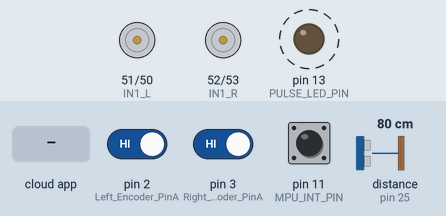
Simulated run of this sketch. Board: Arduino Mega 2560, built with avr-gcc and run on an emulated ATmega2560. Shown: motor-driver pin pairs drawn as motors (green arrow = first pin HIGH = forward, orange = second pin HIGH = backward, longer = more drive, scaled by the enable pin), output pins drawn as LEDs (lit = HIGH). Wiring (inferred from the names in the program): ultrasonic range finder: trigger pin 24; echo pin 25. Dashed ring = blinking. The inputs (shaded band) are chosen by the test bench; at power-on: pin 2 (Left_Encoder_PinA) HIGH, pin 3 (Right_Encoder_PinA) HIGH, pin 11 (MPU_INT_PIN) HIGH, distance to the obstacle (sensor on pin 25) 80 cm. The echo pulse lasts 58.3 µs per cm; the ROS host is connected and sends only what is stated; pins used as bus, display or sensor lines are not drawn.

Above: at 1.7 s.
1.8 s: the phone or cloud app sets linear.x to -100
At 2.8 s:
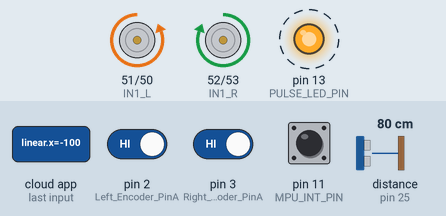
4.8 s: the phone or cloud app sets linear.x to 100
At 6.8 s:
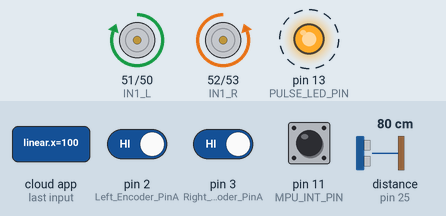
7.8 s: the phone or cloud app sets linear.x to 0
At 8.8 s:
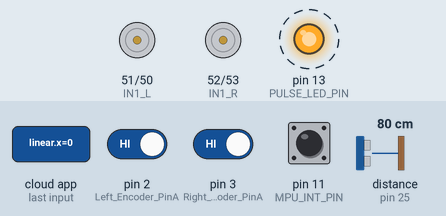
10.8 s: the phone or cloud app sets angular.z to -100
At 12.8 s:
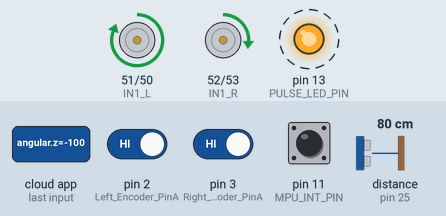
13.8 s: the phone or cloud app sets angular.z to 100
At 14.8 s:
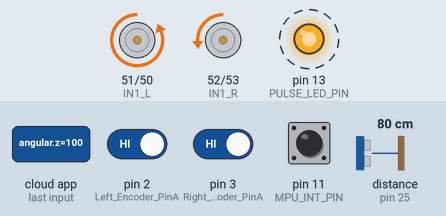
16.8 s: the phone or cloud app sets linear.x to -100
At 18.8 s:
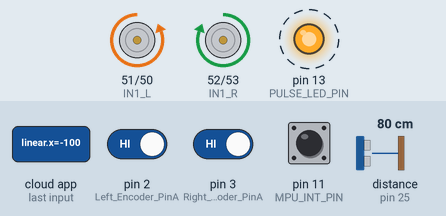
Timing chart, 0 to 20.8 s (numbered marks = the images above; inputs shaded):
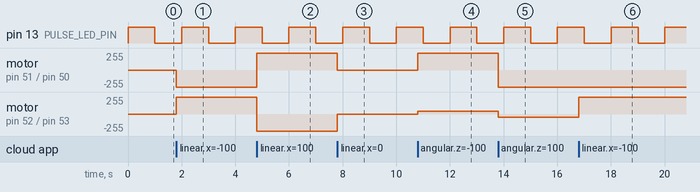

The sketch:

rospibot1_v0_6.ino
```cpp
// rospibot 0.6
// done: tf broadcaster

#include <ArduinoHardware.h>
#include <ros.h>
#include <ros/time.h>
#include <std_msgs/Int16.h>
#include <std_msgs/Int32.h>
#include <std_msgs/Float32.h>
#include <geometry_msgs/Twist.h>
#include <tf/transform_broadcaster.h>

ros::NodeHandle nh;

// timeframe publisher timer
#define TF_PUBLISHER_DELAY 50
unsigned long tf_publisher_timer;

// internal led config
#define PULSE_LED_PIN LED_BUILTIN
#define PULSE_LED_DELAY 1000
unsigned long pulseLedTimer;
boolean pulseLedStatus;

// ultrasound config
#define trigPin 24
#define echoPin 25

// ultrasounds publisher timer
#define ULTRASOUND_PUBLISHER_DELAY 30
unsigned long ultrasound_publisher_timer;

// motor control config
#define EN_L 6
#define IN1_L 51
#define IN2_L 50

#define EN_R 7
#define IN1_R 52
#define IN2_R 53

// wheel encoders config
// Left encoder
#define Left_Encoder_PinA 2
#define Left_Encoder_PinB 22
volatile long Left_Encoder_Ticks = 0;
volatile bool LeftEncoderBSet;
// Right Encoder
#define Right_Encoder_PinA 3
#define Right_Encoder_PinB 23
volatile long Right_Encoder_Ticks = 0;
volatile bool RightEncoderBSet;

// wheel encoders publisher timer
#define ENCODERS_PUBLISHER_DELAY 50
unsigned long encoder_publisher_timer;

// wheel speed
double w_r=0, w_l=0;

//wheel_rad is the wheel radius ,wheel_sep is
double wheel_rad = 0.0325, wheel_sep = 0.295;
//int lowSpeed = 200;
//int highSpeed = 50;
double speed_ang=0, speed_lin=0;

//Make a pin into an interrupt
#include <PinChangeInterrupt.h>

//Library to communicate with I2C devices
#include "Wire.h"
//I2C communication library for MPU6050
#include "I2Cdev.h"
//MPU6050 interfacing library
#include "MPU6050_6Axis_MotionApps20.h"
//Processing incoming serial data

//Creating MPU6050 Object
MPU6050 accelgyro(0x68);
#define OUTPUT_READABLE_QUATERNION
#define MPU_INT_PIN 11
#define MPU_PUBLISHER_DELAY 20
unsigned long mpu_publisher_timer;
bool dmpReady = false;
uint8_t mpuIntStatus;
uint8_t devStatus;
uint16_t packetSize;
uint16_t fifoCount;
uint8_t fifoBuffer[64];

//orientation/motion vars
Quaternion q;
VectorInt16 aa;
VectorInt16 aaReal;
VectorInt16 aaWorld;
VectorFloat gravity;

float euler[3];
float ypr[3];

// ISR
volatile bool mpuInterrupt = false;
void dmpDataReady() { mpuInterrupt = true;}

//
// publishers and subscribers
//

// ultrasound publishers
std_msgs::Int16 ultrasound_msg1;
ros::Publisher ultrasound_rospub1("us1", &ultrasound_msg1);

// wheel encoders publishers
std_msgs::Int32 encoder_msg1;
ros::Publisher encoder_rospub1("encl", &encoder_msg1);

std_msgs::Int32 encoder_msg2;
ros::Publisher encoder_rospub2("encr", &encoder_msg2);

// imu publishers
std_msgs::Float32 imu_msg1;
ros::Publisher imu_rospub1("imu1", &imu_msg1);

std_msgs::Float32 imu_msg2;
ros::Publisher imu_rospub2("imu2", &imu_msg2);

std_msgs::Float32 imu_msg3;
ros::Publisher imu_rospub3("imu3", &imu_msg3);

#ifdef OUTPUT_READABLE_QUATERNION
  std_msgs::Float32 imu_msg4;
  ros::Publisher imu_rospub4("imu4", &imu_msg4);
#endif

// transforms at current time publishers
geometry_msgs::TransformStamped t;
tf::TransformBroadcaster broadcaster;

char base_link[] = "/base_link";
char odom[] = "/odom";

// motors control subscribers
void messageCb( const geometry_msgs::Twist& msg){
  speed_ang = msg.angular.z;
  speed_lin = msg.linear.x;
  w_r = (speed_lin/wheel_rad) + ((speed_ang*wheel_sep)/(2.0*wheel_rad));
  w_l = (speed_lin/wheel_rad) - ((speed_ang*wheel_sep)/(2.0*wheel_rad));
}
ros::Subscriber<geometry_msgs::Twist> vel_rossub1("cmd_vel", &messageCb );

// function declarations
void Setup_Motors();
void Setup_Encoders();
void Setup_Ultrasound();
void Setup_MPU6050();
void Update_Encoders();
void Update_Ultrasound();
void Update_MPU6050();
void Motor_Left(int Pulse_Width1);
void Motor_Right(int Pulse_Width2);
void do_Left_Encoder();
void do_Right_Encoder();

//
// main functions
//

void setup() {

  // join I2C bus (I2Cdev library doesn't do this automatically)
  #if I2CDEV_IMPLEMENTATION == I2CDEV_ARDUINO_WIRE
    Wire.begin();
    Wire.setClock(400000); // 400kHz I2C clock. Comment this line if having compilation difficulties
  #elif I2CDEV_IMPLEMENTATION == I2CDEV_BUILTIN_FASTWIRE
    Fastwire::setup(400, true);
  #endif

  // setup internal led to pulse
  pinMode(PULSE_LED_PIN, OUTPUT);
  digitalWrite(PULSE_LED_PIN, HIGH);
  pulseLedStatus = true;
  pulseLedTimer = millis() + PULSE_LED_DELAY;

  Setup_Motors();
  Setup_Encoders();
  Setup_Ultrasound();
  Setup_MPU6050();

  // ros init and brodcaster init for tf
  nh.initNode();
  broadcaster.init(nh);

  // topic registration
  nh.subscribe(vel_rossub1);
  nh.advertise(encoder_rospub1);
  nh.advertise(encoder_rospub2);
  nh.advertise(ultrasound_rospub1);
  nh.advertise(imu_rospub1);
  nh.advertise(imu_rospub2);
  nh.advertise(imu_rospub3);
  #ifdef OUTPUT_READABLE_QUATERNION
    nh.advertise(imu_rospub4);
  #endif

  // ros publisher timers
  encoder_publisher_timer = millis() + ENCODERS_PUBLISHER_DELAY;
  ultrasound_publisher_timer = millis() + ULTRASOUND_PUBLISHER_DELAY;
  mpu_publisher_timer = millis() + MPU_PUBLISHER_DELAY;
  tf_publisher_timer = millis() + TF_PUBLISHER_DELAY;
}

void loop() {

  // imu statuscheck
  if (!dmpReady) return;

  Motor_Left(w_l*10);
  Motor_Right(w_r*10);

  Update_Encoders();
  Update_Ultrasound();
  Update_MPU6050();

  // update transform at current time
  if(millis() >= tf_publisher_timer) {
    tf_publisher_timer = millis() + TF_PUBLISHER_DELAY;
    // do
    t.header.frame_id = odom;
    t.child_frame_id = base_link;
    t.transform.translation.x = 1.0;
    t.transform.rotation.x = 0.0;
    t.transform.rotation.y = 0.0;
    t.transform.rotation.z = 0.0;
    t.transform.rotation.w = 1.0;
    t.header.stamp = nh.now();
    broadcaster.sendTransform(t);
  }

  nh.spinOnce();

  // pulse internal led to assure running state
  if(millis() >= pulseLedTimer)  {
    pulseLedTimer = millis() + PULSE_LED_DELAY;
    // do
    pulseLedStatus = !pulseLedStatus;
    digitalWrite(PULSE_LED_PIN, pulseLedStatus);
  }
}

//
// setup functions
//

void Setup_Motors() {
  pinMode(EN_L, OUTPUT);
  pinMode(EN_R, OUTPUT);
  pinMode(IN1_L, OUTPUT);
  pinMode(IN2_L, OUTPUT);
  pinMode(IN1_R, OUTPUT);
  pinMode(IN2_R, OUTPUT);
  digitalWrite(EN_L, LOW);
  digitalWrite(EN_R, LOW);
  digitalWrite(IN1_L, LOW);
  digitalWrite(IN2_L, LOW);
  digitalWrite(IN1_R, LOW);
  digitalWrite(IN2_R, LOW);
}

void Setup_Encoders() {
  // Quadrature encoders
  // Left encoder
  pinMode(Left_Encoder_PinA, INPUT);      // sets pin A as input
  pinMode(Left_Encoder_PinB, INPUT);      // sets pin B as input
  //Attaching interrupt in Left_Enc_PinA.
  attachInterrupt(digitalPinToInterrupt(Left_Encoder_PinA), do_Left_Encoder, RISING);

  // Right encoder
  pinMode(Right_Encoder_PinA, INPUT);      // sets pin A as input
  pinMode(Right_Encoder_PinB, INPUT);      // sets pin B as input
  //Attaching interrupt in Right_Enc_PinA.
  attachInterrupt(digitalPinToInterrupt(Right_Encoder_PinA), do_Right_Encoder, RISING);
}

void Setup_Ultrasound() {
  pinMode(trigPin, OUTPUT); // marking pins to be read and write
  pinMode(echoPin, INPUT);
}

void Setup_MPU6050() {

  //Serial.println("Initializing I2C devices...");
  accelgyro.initialize();

  // verify connection
  //Serial.println("Testing device connections...");
  //Serial.println(accelgyro.testConnection() ? "MPU6050 connection successful" : "MPU6050 connection failed");

  //Initialize DMP in MPU 6050
  //Setup_MPU6050_DMP();
   //DMP Initialization

   devStatus = accelgyro.dmpInitialize();

   accelgyro.setXGyroOffset(220);
   accelgyro.setXGyroOffset(76);
   accelgyro.setXGyroOffset(-85);
   accelgyro.setXGyroOffset(1788);


   if(devStatus == 0){

    accelgyro.setDMPEnabled(true);

    pinMode(MPU_INT_PIN,INPUT_PULLUP);
    attachPinChangeInterrupt(digitalPinToPinChangeInterrupt(MPU_INT_PIN), dmpDataReady, RISING);

    mpuIntStatus = accelgyro.getIntStatus();

    dmpReady = true;

    packetSize = accelgyro.dmpGetFIFOPacketSize();

   } else {
     ;
   }


}

//
// update functions
//

void Update_Encoders() {
  if(millis() >= encoder_publisher_timer) {
    encoder_publisher_timer = millis() + ENCODERS_PUBLISHER_DELAY;
    // Left encoder ros topic publisher
    encoder_msg1.data = Left_Encoder_Ticks;
    encoder_rospub1.publish(&encoder_msg1);
    // Right encoder ros topic publisher
    encoder_msg2.data = Right_Encoder_Ticks;
    encoder_rospub2.publish(&encoder_msg2);
  }
}

void Update_Ultrasound() {
  long duration;
  int distance;
  if(millis() >= ultrasound_publisher_timer) {
    ultrasound_publisher_timer = millis() + ULTRASOUND_PUBLISHER_DELAY;

    digitalWrite(trigPin, LOW); // This is just setup code
    delayMicroseconds(2);       // So that ultrasound sensor would
    digitalWrite(trigPin, HIGH);// start reading
    delayMicroseconds(10);
    digitalWrite(trigPin, LOW);

    duration = pulseIn(echoPin, HIGH);
    distance = (duration/2) / 29.1;

    if (distance >= 200 ) {
      distance = 0;
    }

    // ros topic publish
    ultrasound_msg1.data = distance;
    ultrasound_rospub1.publish(&ultrasound_msg1);

  }
}

void Update_MPU6050() {

  // using DMP processing data is ready?
  if (!mpuInterrupt) return;

  while (!mpuInterrupt && fifoCount < packetSize) {
      mpuInterrupt = true;
  }

  mpuInterrupt = false;
  mpuIntStatus = accelgyro.getIntStatus();

  //get current FIFO count
  fifoCount = accelgyro.getFIFOCount();

  if ((mpuIntStatus & 0x10) || fifoCount > 1024) {
      // reset so we can continue cleanly
      accelgyro.resetFIFO();
  } else if (mpuIntStatus & 0x02) {
    // wait for correct available data length, should be a VERY short wait
    while (fifoCount < packetSize) fifoCount = accelgyro.getFIFOCount();

    // read a packet from FIFO
    accelgyro.getFIFOBytes(fifoBuffer, packetSize);

    // track FIFO count here in case there is > 1 packet available
    // (this lets us immediately read more without waiting for an interrupt)
    fifoCount -= packetSize;

    #ifdef OUTPUT_READABLE_QUATERNION
      // get quaternion values in easy matrix form: w x y z
      accelgyro.dmpGetQuaternion(&q, fifoBuffer);

      if(millis() >= mpu_publisher_timer) {
        mpu_publisher_timer = millis() + MPU_PUBLISHER_DELAY;

        // ros topic publish
        imu_msg1.data = q.x;
        imu_rospub1.publish(&imu_msg1);

        imu_msg2.data = q.y;
        imu_rospub2.publish(&imu_msg2);

        imu_msg3.data = q.z;
        imu_rospub3.publish(&imu_msg3);

        imu_msg4.data = q.w;
        imu_rospub4.publish(&imu_msg4);
      }
    #endif

    #ifdef OUTPUT_READABLE_EULER
      // get Euler angles in degrees
      accelgyro.dmpGetQuaternion(&q, fifoBuffer);
      accelgyro.dmpGetEuler(euler, &q);

      if(millis() >= mpu_publisher_timer) {
        mpu_publisher_timer = millis() + MPU_PUBLISHER_DELAY;

        // ros topic publish
        imu_msg1.data = euler[0] * 180/M_PI;
        imu_rospub1.publish(&imu_msg1);

        imu_msg2.data = euler[1] * 180/M_PI;
        imu_rospub2.publish(&imu_msg2);

        imu_msg3.data = qeuler[2] * 180/M_PI;
        imu_rospub3.publish(&imu_msg3);
      }
    #endif

    #ifdef OUTPUT_READABLE_YAWPITCHROLL
      // get Euler angles in degrees
      accelgyro.dmpGetQuaternion(&q, fifoBuffer);
      accelgyro.dmpGetGravity(&gravity, &q);
      accelgyro.dmpGetYawPitchRoll(ypr, &q, &gravity);

      if(millis() >= mpu_publisher_timer) {
        mpu_publisher_timer = millis() + MPU_PUBLISHER_DELAY;

        // ros topic publish
        imu_msg1.data = ypr[0] * 180/M_PI;
        imu_rospub1.publish(&imu_msg1);

        imu_msg2.data = ypr[1] * 180/M_PI;
        imu_rospub2.publish(&imu_msg2);

        imu_msg3.data = ypr[2] * 180/M_PI;
        imu_rospub3.publish(&imu_msg3);
      }
    #endif
  }
}

//
// other functions
//

void Motor_Left(int Pulse_Width1) {
  if (Pulse_Width1 > 0){
    analogWrite(EN_L, Pulse_Width1);
    digitalWrite(IN1_L, HIGH);
    digitalWrite(IN2_L, LOW);
  }

  if (Pulse_Width1 < 0){
    Pulse_Width1=abs(Pulse_Width1);
    analogWrite(EN_L, Pulse_Width1);
    digitalWrite(IN1_L, LOW);
    digitalWrite(IN2_L, HIGH);
  }

  if (Pulse_Width1 == 0){
    analogWrite(EN_L, Pulse_Width1);
    digitalWrite(IN1_L, LOW);
    digitalWrite(IN2_L, LOW);
  }
}

void Motor_Right(int Pulse_Width2) {

  if (Pulse_Width2 > 0){
    analogWrite(EN_R, Pulse_Width2);
    digitalWrite(IN1_R, LOW);
    digitalWrite(IN2_R, HIGH);
  }

  if (Pulse_Width2 < 0){
    Pulse_Width2=abs(Pulse_Width2);
    analogWrite(EN_R, Pulse_Width2);
    digitalWrite(IN1_R, HIGH);
    digitalWrite(IN2_R, LOW);
  }

  if (Pulse_Width2 == 0){
    analogWrite(EN_R, Pulse_Width2);
    digitalWrite(IN1_R, LOW);
    digitalWrite(IN2_R, LOW);
  }

}

// encoders isr
// Test transition; since the interrupt will only fire on 'rising' we don't need to read pin A
void do_Left_Encoder() {

  LeftEncoderBSet = digitalRead(Left_Encoder_PinB);   // read the input pin
  Left_Encoder_Ticks -= LeftEncoderBSet ? -1 : +1;
}

void do_Right_Encoder() {
  RightEncoderBSet = digitalRead(Right_Encoder_PinB);   // read the input pin
  Right_Encoder_Ticks += RightEncoderBSet ? -1 : +1;
}
```

Measured:
- after the input at 1.8 s, motor on pin 51 (IN1_L) / pin 50 (IN2_L): stopped → backward 255/255 at once; motor on pin 52 (IN1_R) / pin 53 (IN2_R): stopped → forward 255/255 at once
- after the input at 4.8 s, motor on pin 51 (IN1_L) / pin 50 (IN2_L): backward 255/255 → forward 255/255 at once; motor on pin 52 (IN1_R) / pin 53 (IN2_R): forward 255/255 → backward 255/255 at once
- after the input at 7.8 s, motor on pin 51 (IN1_L) / pin 50 (IN2_L): forward 255/255 → stopped at once; motor on pin 52 (IN1_R) / pin 53 (IN2_R): backward 255/255 → stopped at once
- after the input at 10.8 s, motor on pin 51 (IN1_L) / pin 50 (IN2_L): stopped → forward 255/255 at once; motor on pin 52 (IN1_R) / pin 53 (IN2_R): stopped → forward 45/255 at once
- after the input at 13.8 s, motor on pin 51 (IN1_L) / pin 50 (IN2_L): forward 255/255 → backward 255/255 at once; motor on pin 52 (IN1_R) / pin 53 (IN2_R): forward 45/255 → backward 45/255 at once
- after the input at 16.8 s, motor on pin 52 (IN1_R) / pin 53 (IN2_R): backward 45/255 → forward 255/255 at once
- by itself, pin 13 (PULSE_LED_PIN): alternates HIGH for 1.0 s and LOW for 1.0 s
